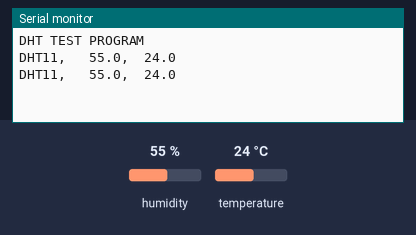
A sketch run on a simulated Arduino Uno, built with avr-gcc and run on an emulated ATmega328P. On the bench: the last lines printed to the serial monitor. The inputs (shaded band) are chosen by the test bench; at power-on: humidity 55 %, temperature 24 °C.

Above: at 2.8 s.
2.9 s: humidity set to 22 %
At 4.6 s:
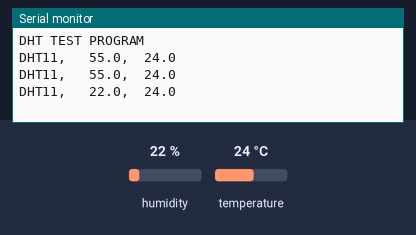
5.6 s: temperature set to 12 °C
At 7.0 s:
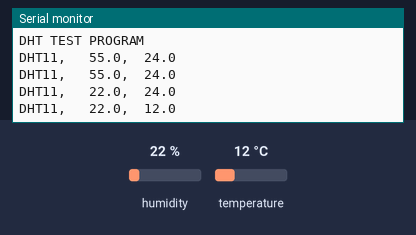
8.3 s: humidity set to 40 %
At 10.6 s:
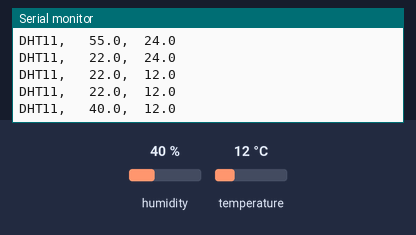
Timing chart, 0 to 12.1 s (numbered marks = the images above; inputs shaded):
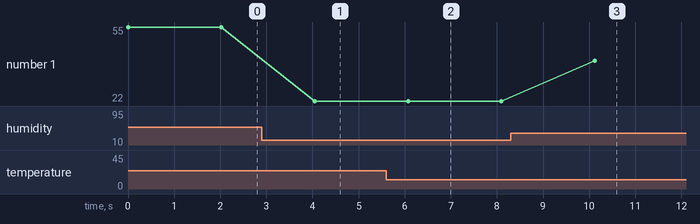

The sketch:

dht.ino
```cpp
#include <dht.h>

dht DHT;

#define DHT11_PIN 5

void setup()
{
  Serial.begin(115200);
  Serial.println("DHT TEST PROGRAM ");

}

void loop()
{
  // READ DATA
  Serial.print("DHT11, \t");
  DHT.read11(DHT11_PIN);

  Serial.print(DHT.humidity, 1);
  Serial.print(",\t");
  Serial.println(DHT.temperature, 1);

  delay(2000);
}
```

Measured:
- after the input at 2.9 s, the serial monitor: prints a new line after 1.1 s (image 1)
- after the input at 5.6 s, the serial monitor: prints a new line after 0.47 s (image 2)
- after the input at 8.3 s, the serial monitor: prints a new line after 1.8 s (image 3)
- plotted number 1: 55 → 22 after the input at 2.9 s, 22 → 40 after the input at 8.3 s
